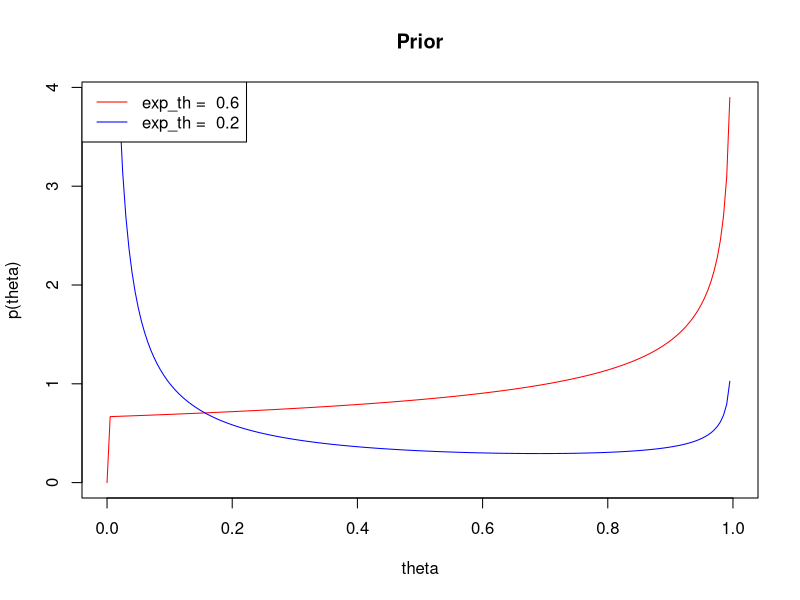
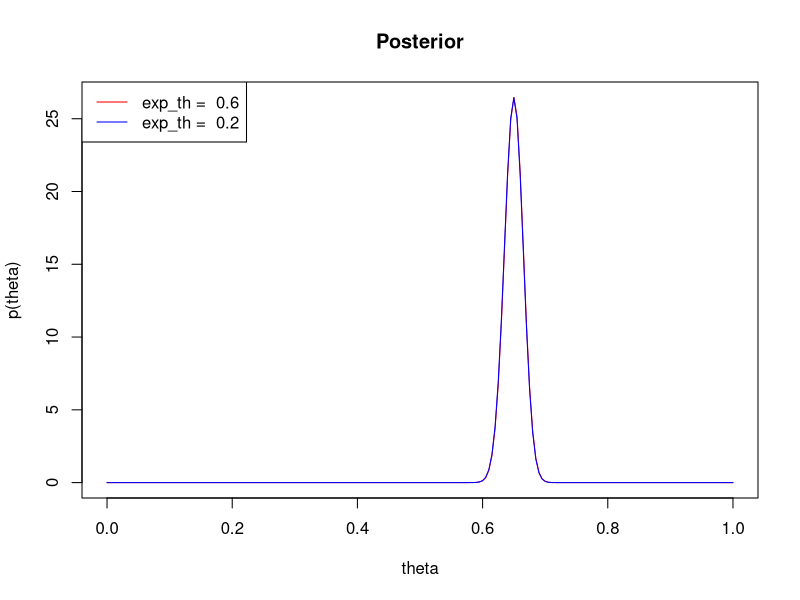

The R source for these figures, in order:
# Gelman 2.11 Ex 9

# The prior distribution for theta is Beta with mean .6 and sd .3.
# This prior is supposed to represent the proportion of Californians
# that support the death penalty.


# (a) Determine the parameters alpha and beta of this prior

# From given expressions for the expectation and variance in terms
# of the Beta parameters, I found
exp_th <- c(0.6, 0.2)
sd_th <- c(0.3, 0.3)

a <- exp_th*((1/exp_th - 1)/(sd_th^2/exp_th^2) - 1)
b <- a/exp_th - a

th <- seq(0, 1, 0.005)
plot(th, dbeta(x = th, shape1 = a[1], shape2 = b[1]),
     type = 'l', xlab = 'theta', ylab = 'p(theta)',
     main = 'Prior', col = 'red')
lines(th, dbeta(x = th, shape1 = a[2], shape2 = b[2]),
                type = 'l', col = 'blue')
legend('topleft', legend = c(paste('exp_th = ', exp_th[1]),
                             paste('exp_th = ', exp_th[2])),
       col = c('red', 'blue'), lty = c(1, 1))

n = 1000
k = 650

plot(th, dbeta(x = th, shape1 = a[1] + k, shape2 = b[1] + n - k),
     type = 'l', xlab = 'theta', ylab = 'p(theta)',
     main = 'Posterior', col = 'red')
lines(th, dbeta(x = th, shape1 = a[2] + k, shape2 = b[2] + n - k),
      type = 'l', col = 'blue')
legend('topleft', legend = c(paste('exp_th = ', exp_th[1]),
                             paste('exp_th = ', exp_th[2])),
       col = c('red', 'blue'), lty = c(1, 1))

